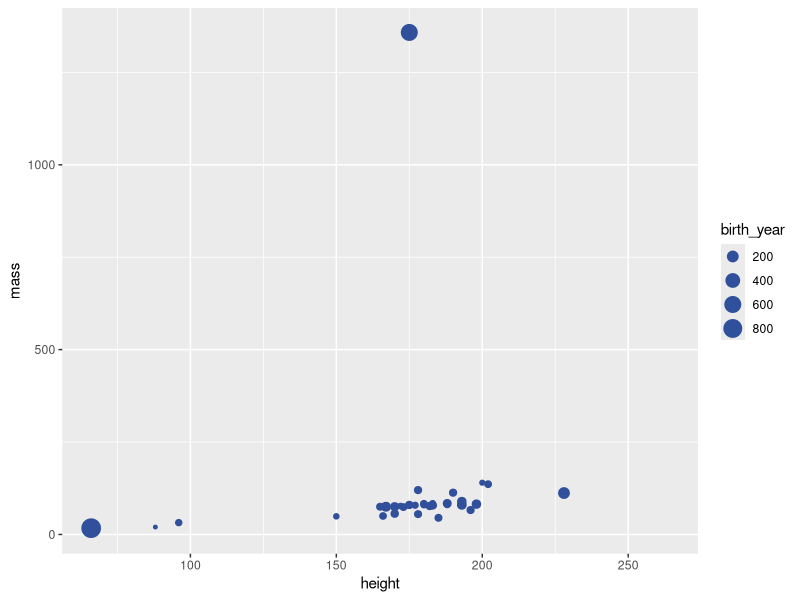

This chart was generated by the following R code:
## ---- chunk 1
library(tidyverse)
## ---- chunk 2
ggplot(data = starwars, 
       mapping = aes(x = height, y = mass, size = birth_year)) +
  geom_point(color = "#30509C")
